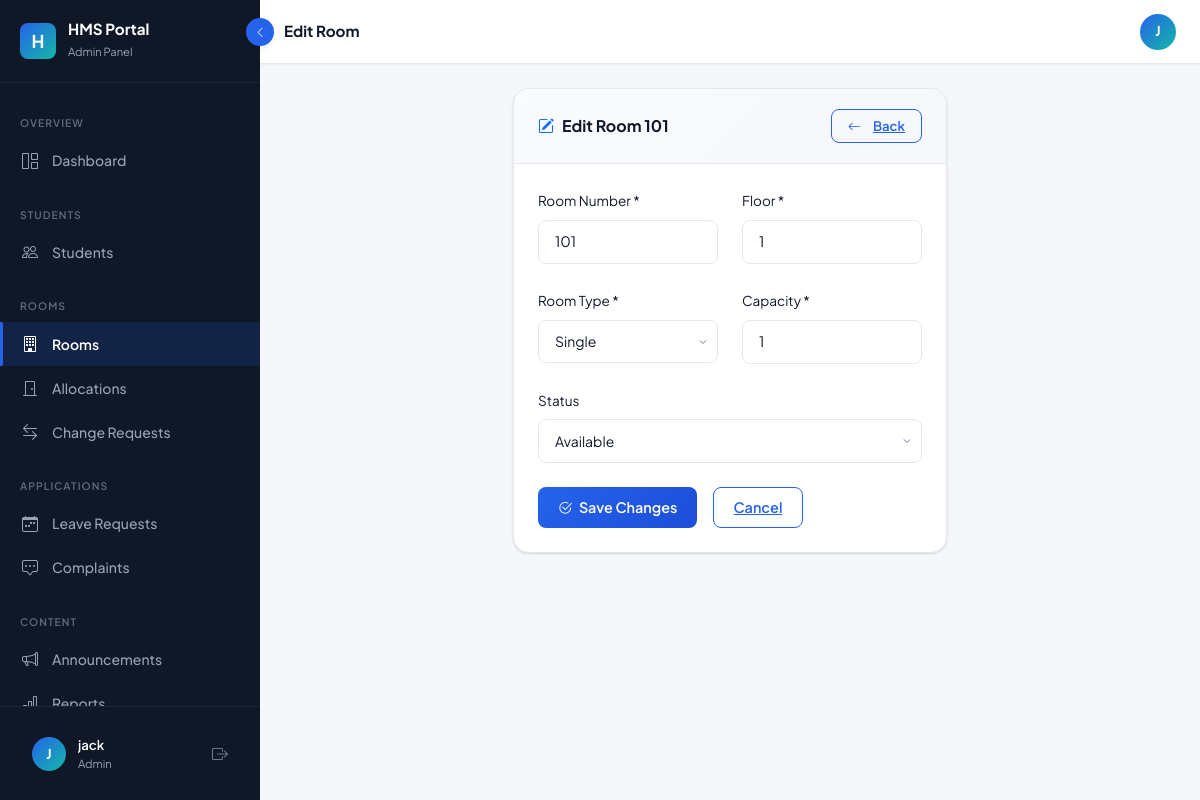
The page /admin/rooms/1/edit (signed in) on the database its author committed.
### tables this page shows
CREATE TABLE Rooms (
    room_id        INTEGER PRIMARY KEY AUTOINCREMENT,
    room_number    TEXT NOT NULL UNIQUE,
    floor          INTEGER NOT NULL DEFAULT 1,
    room_type      TEXT NOT NULL DEFAULT 'Single' CHECK(room_type IN ('Single','Double','Triple','Dormitory')),
    capacity       INTEGER NOT NULL DEFAULT 1,
    occupied_count INTEGER NOT NULL DEFAULT 0,
    status         TEXT NOT NULL DEFAULT 'Available' CHECK(status IN ('Available','Full','Maintenance','Closed')),
    created_at     TEXT NOT NULL DEFAULT (datetime('now')),
    updated_at     TEXT NOT NULL DEFAULT (datetime('now'))
);

### routes/admin_routes.py (the view, shortened to what this page needs)
@admin_bp.route('/rooms/<int:room_id>/edit', methods=['GET', 'POST'])
@admin_required
def edit_room(room_id):
    room = db.fetchone("SELECT * FROM Rooms WHERE room_id=?", (room_id,))
    if not room:
        flash('Room not found.', 'danger')
        return redirect(url_for('admin.rooms'))
    return render_template('admin/edit_room.html', room=room)

### models/db.py (called while the page is built, shortened)
def get_db_path():
    if os.environ.get('DATABASE_FILE'):
        return os.environ['DATABASE_FILE']

def get_db():
    if 'db' not in g:
        db_path = get_db_path()
        g.db = sqlite3.connect(
            db_path,
            detect_types=sqlite3.PARSE_DECLTYPES | sqlite3.PARSE_COLNAMES
        )
        g.db.row_factory = sqlite3.Row   # rows behave like dicts
        g.db.execute("PRAGMA foreign_keys = ON")
        try:
            g.db.execute("PRAGMA journal_mode = WAL")
        except sqlite3.OperationalError:
            g.db.execute("PRAGMA journal_mode = DELETE")
    return g.db

def _wrap_row(d):
    for k, v in d.items():
        if isinstance(v, str) and (k in DATE_KEYS or k.endswith('_date') or k.endswith('_at')):
            d[k] = DateString(v)
    return d

def fetchone(sql, params=()):
    cur = get_db().execute(sql, params)
    row = cur.fetchone()
    return _wrap_row(dict(row)) if row else None

### templates/admin/edit_room.html (shortened to what this page needs)
{% extends "layouts/dashboard.html" %}
{% block page_title %}Edit Room{% endblock %}
{% block sidebar_role %}Admin Panel{% endblock %}
{% block sidebar_nav %}{% include 'admin/_nav.html' %}{% endblock %}
{% block content %}
<div class="row justify-content-center animate-fade-in-up">
  <div class="col-lg-6">
    <div class="hms-card">
      <div class="hms-card-header">
        <span class="hms-card-title"><i class="bi bi-pencil-square text-primary"></i> Edit Room {{ room.room_number }}</span>
        <a href="{{ url_for('admin.rooms') }}" class="btn-hms-outline" style="padding:0.4rem 1rem;font-size:0.82rem;">
          <i class="bi bi-arrow-left me-1"></i> Back
        </a>
      </div>
      <div class="hms-card-body">
        <form method="POST" action="{{ url_for('admin.edit_room', room_id=room.room_id) }}" novalidate>
          <div class="row g-4">
            <div class="col-md-6">
              <label class="form-label fw-600" style="font-size:0.85rem;">Room Number *</label>
              <input type="text" name="room_number" class="hms-input" required value="{{ room.room_number }}"/>
            </div>
            <div class="col-md-6">
              <label class="form-label fw-600" style="font-size:0.85rem;">Floor *</label>
              <input type="number" name="floor" class="hms-input" required min="1" max="20" value="{{ room.floor }}"/>
            </div>
            <div class="col-md-6">
              <label class="form-label fw-600" style="font-size:0.85rem;">Room Type *</label>
              <select name="room_type" class="hms-input filter-select" style="padding:0.65rem 1rem;">
                {% for t in ['Single','Double','Triple','Dormitory'] %}
                <option value="{{ t }}" {% if room.room_type==t %}selected{% endif %}>{{ t }}</option>
                {% endfor %}
              </select>
            </div>
            <div class="col-md-6">
              <label class="form-label fw-600" style="font-size:0.85rem;">Capacity *</label>
              <input type="number" name="capacity" class="hms-input" required min="1" max="20" value="{{ room.capacity }}"/>
            </div>
            <div class="col-12">
              <label class="form-label fw-600" style="font-size:0.85rem;">Status</label>
              <select name="status" class="hms-input filter-select" style="padding:0.65rem 1rem;">
                {% for s in ['Available','Full','Maintenance','Closed'] %}
                <option value="{{ s }}" {% if room.status==s %}selected{% endif %}>{{ s }}</option>
                {% endfor %}
              </select>
            </div>
            <div class="col-12 d-flex gap-3">
              <button type="submit" class="btn-hms-primary" data-loading>
                <span class="btn-text"><i class="bi bi-check2-circle me-1"></i> Save Changes</span>
              </button>
              <a href="{{ url_for('admin.rooms') }}" class="btn-hms-outline">Cancel</a>
            </div>
          </div>
        </form>
      </div>
    </div>
  </div>
</div>
{% endblock %}

### static/css/animations.css (style rules this page uses)
:root { --hms-navy: #101828; --hms-navy-light: #1D2939; --hms-navy-mid: #344054; --hms-blue: #2563EB; --hms-blue-light: #3B82F6; --hms-blue-pale: #EFF6FF; --hms-teal: #14B8A6; --hms-teal-light: #2DD4BF; --hms-teal-pale: #F0FDFA; --hms-bg: #F5F7FB; --hms-surface: #FFFFFF; --hms-border: #E4E7EC; --hms-text: #101828; --hms-text-muted: #667085; --hms-success: #12B76A; --hms-warning: #F79009; --hms-danger: #F04438; --hms-info: #0BA5EC; --sidebar-width: 260px; --sidebar-collapsed: 70px; --sidebar-bg: #101828; --sidebar-text: #98A2B3; --sidebar-active-text: #FFFFFF; --sidebar-active-bg: rgba(37,99,235,0.15); --sidebar-active-bar: #2563EB; --sidebar-hover-bg: rgba(255,255,255,0.06); --shadow-xs: 0 1px 2px rgba(16,24,40,0.05); --shadow-sm: 0 1px 3px rgba(16,24,40,0.10), 0 1px 2px rgba(16,24,40,0.06); --shadow-md: 0 4px 8px -2px rgba(16,24,40,0.10), 0 2px 4px -2px rgba(16,24,40,0.06); --shadow-lg: 0 12px 16px -4px rgba(16,24,40,0.08), 0 4px 6px -2px rgba(16,24,40,0.03); --shadow-xl: 0 20px 24px -4px rgba(16,24,40,0.08), 0 8px 8px -4px rgba(16,24,40,0.03); --shadow-glow: 0 0 20px rgba(37,99,235,0.25); --radius-xs: 4px; --radius-sm: 8px; --radius-md: 12px; --radius-lg: 16px; --radius-xl: 24px; --radius-full: 9999px; --space-1: 4px; --space-2: 8px; --space-3: 12px; --space-4: 16px; --space-5: 20px; --space-6: 24px; --space-8: 32px; --space-10: 40px; --space-12: 48px; --ease-smooth: cubic-bezier(0.4, 0, 0.2, 1); --ease-spring: cubic-bezier(0.34, 1.56, 0.64, 1); --ease-out: cubic-bezier(0, 0, 0.2, 1); --dur-fast: 150ms; --dur-normal: 300ms; --dur-slow: 500ms; --dur-xslow: 800ms; }
.animate-fade-in-up { animation: fadeInUp var(--dur-normal) var(--ease-smooth) both; }
.btn-hms-primary { background: linear-gradient(135deg, var(--hms-blue), #1D4ED8); color: #fff; border: none; border-radius: var(--radius-sm); padding: 0.6rem 1.25rem; font-weight: 600; font-size: 0.9rem; cursor: pointer; transition: all var(--dur-normal) var(--ease-smooth); position: relative; overflow: hidden; display: inline-flex; align-items: center; gap: var(--space-2); }
.btn-hms-primary::before { content: ''; position: absolute; inset: 0; background: linear-gradient(135deg, rgba(255,255,255,0.15), transparent); opacity: 0; transition: opacity var(--dur-fast); }
.btn-hms-outline { background: transparent; color: var(--hms-blue); border: 1.5px solid var(--hms-blue); border-radius: var(--radius-sm); padding: 0.55rem 1.2rem; font-weight: 600; font-size: 0.9rem; cursor: pointer; transition: all var(--dur-normal) var(--ease-smooth); display: inline-flex; align-items: center; gap: var(--space-2); }
.hms-card { background: var(--hms-surface); border: 1px solid var(--hms-border); border-radius: var(--radius-lg); box-shadow: var(--shadow-sm); overflow: hidden; transition: box-shadow var(--dur-normal) var(--ease-smooth), transform var(--dur-normal) var(--ease-smooth); }
.hms-card-header { padding: var(--space-5) var(--space-6); border-bottom: 1px solid var(--hms-border); display: flex; align-items: center; justify-content: space-between; background: linear-gradient(135deg, #FAFBFF 0%, #F5F7FB 100%); }
.hms-card-title { font-size: 1rem; font-weight: 700; color: var(--hms-text); display: flex; align-items: center; gap: var(--space-2); }
.hms-card-body { padding: var(--space-6); }
.hms-input { width: 100%; border: 1.5px solid var(--hms-border); border-radius: var(--radius-sm); padding: 0.65rem var(--space-4); font-size: 0.9rem; color: var(--hms-text); background: var(--hms-surface); transition: border-color var(--dur-fast), box-shadow var(--dur-fast); outline: none; }

### static/css/main.css (style rules this page uses)
*, *::before, *::after { box-sizing: border-box; }
body { font-family: 'Plus Jakarta Sans', 'Inter', system-ui, -apple-system, sans-serif; background: var(--hms-bg); color: var(--hms-text); margin: 0; padding: 0; -webkit-font-smoothing: antialiased; }
a { color: var(--hms-blue); }
.filter-select { border: 1.5px solid var(--hms-border); border-radius: var(--radius-sm); padding: 0.45rem 2rem 0.45rem 0.75rem; font-size: 0.875rem; background: var(--hms-surface); outline: none; appearance: none; background-repeat: no-repeat; background-position: right 8px center; cursor: pointer; transition: border-color var(--dur-fast); }

### rows shown on the page
Rooms: room_number "101", floor "1", room_type "Single", capacity "1", status "Available"

### other values the page prints
{{ session.name[0]|upper if session.name else 'U' }} "J"
{{ session.name }} "jack"
{{ session.role|capitalize }} "Admin"
